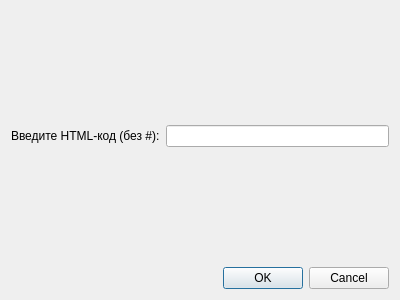
<?xml version="1.0" encoding="UTF-8"?>
<ui version="4.0">
 <class>html</class>
 <widget class="QDialog" name="html">
  <property name="geometry">
   <rect>
    <x>0</x>
    <y>0</y>
    <width>400</width>
    <height>300</height>
   </rect>
  </property>
  <property name="windowTitle">
   <string>Dialog</string>
  </property>
  <layout class="QGridLayout" name="gridLayout">
   <item row="1" column="1">
    <widget class="QLineEdit" name="htmlEdit"/>
   </item>
   <item row="1" column="0">
    <widget class="QLabel" name="label">
     <property name="text">
      <string>Введите HTML-код (без #):</string>
     </property>
    </widget>
   </item>
   <item row="0" column="0">
    <spacer name="verticalSpacer">
     <property name="orientation">
      <enum>Qt::Vertical</enum>
     </property>
     <property name="sizeHint" stdset="0">
      <size>
       <width>20</width>
       <height>40</height>
      </size>
     </property>
    </spacer>
   </item>
   <item row="2" column="0">
    <spacer name="verticalSpacer_2">
     <property name="orientation">
      <enum>Qt::Vertical</enum>
     </property>
     <property name="sizeHint" stdset="0">
      <size>
       <width>20</width>
       <height>40</height>
      </size>
     </property>
    </spacer>
   </item>
   <item row="3" column="1">
    <widget class="QDialogButtonBox" name="buttonBox">
     <property name="orientation">
      <enum>Qt::Horizontal</enum>
     </property>
     <property name="standardButtons">
      <set>QDialogButtonBox::Cancel|QDialogButtonBox::Ok</set>
     </property>
    </widget>
   </item>
  </layout>
 </widget>
 <resources/>
 <connections>
  <connection>
   <sender>buttonBox</sender>
   <signal>accepted()</signal>
   <receiver>html</receiver>
   <slot>accept()</slot>
   <hints>
    <hint type="sourcelabel">
     <x>248</x>
     <y>254</y>
    </hint>
    <hint type="destinationlabel">
     <x>157</x>
     <y>274</y>
    </hint>
   </hints>
  </connection>
  <connection>
   <sender>buttonBox</sender>
   <signal>rejected()</signal>
   <receiver>html</receiver>
   <slot>reject()</slot>
   <hints>
    <hint type="sourcelabel">
     <x>316</x>
     <y>260</y>
    </hint>
    <hint type="destinationlabel">
     <x>286</x>
     <y>274</y>
    </hint>
   </hints>
  </connection>
 </connections>
</ui>
